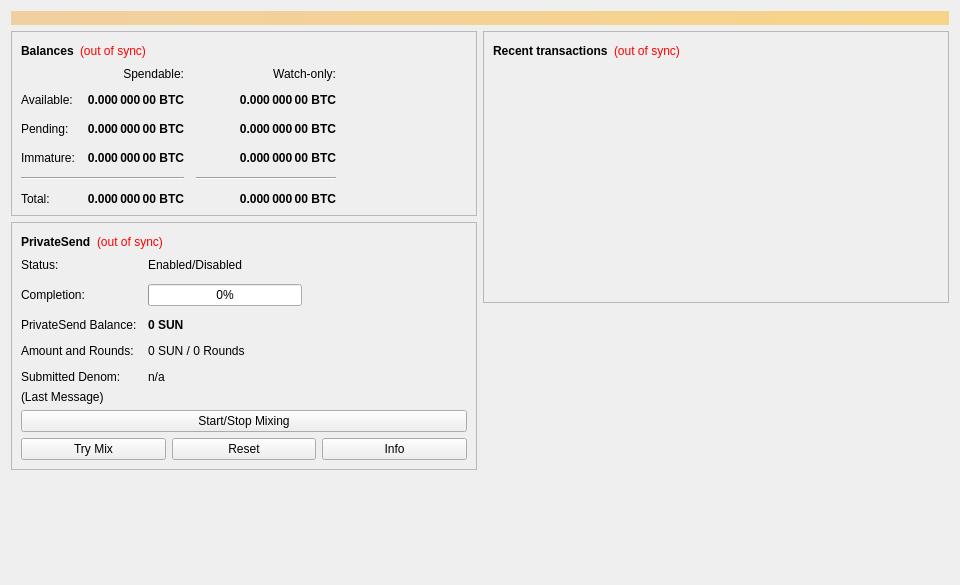
<?xml version="1.0" encoding="UTF-8"?>
<ui version="4.0">
 <class>OverviewPage</class>
 <widget class="QWidget" name="OverviewPage">
  <property name="geometry">
   <rect>
    <x>0</x>
    <y>0</y>
    <width>960</width>
    <height>585</height>
   </rect>
  </property>
  <property name="minimumSize">
   <size>
    <width>960</width>
    <height>0</height>
   </size>
  </property>
  <property name="windowTitle">
   <string>Form</string>
  </property>
  <layout class="QVBoxLayout" name="topLayout">
   <item>
    <widget class="QLabel" name="labelAlerts">
     <property name="visible">
      <bool>false</bool>
     </property>
     <property name="styleSheet">
      <string notr="true">QLabel { background-color: qlineargradient(x1: 0, y1: 0, x2: 1, y2: 0, stop:0 #F0D0A0, stop:1 #F8D488); color:#000000; }</string>
     </property>
     <property name="wordWrap">
      <bool>true</bool>
     </property>
     <property name="margin">
      <number>3</number>
     </property>
     <property name="textInteractionFlags">
      <set>Qt::TextSelectableByMouse</set>
     </property>
    </widget>
   </item>
   <item>
    <layout class="QHBoxLayout" name="horizontalLayout" stretch="1,1">
     <item>
      <layout class="QVBoxLayout" name="verticalLayout_2">
       <item>
        <widget class="QFrame" name="frame">
         <property name="frameShape">
          <enum>QFrame::StyledPanel</enum>
         </property>
         <property name="frameShadow">
          <enum>QFrame::Raised</enum>
         </property>
         <layout class="QVBoxLayout" name="verticalLayout_4">
          <item>
           <layout class="QHBoxLayout" name="horizontalLayout_4">
            <item>
             <widget class="QLabel" name="label_5">
              <property name="font">
               <font>
                <weight>75</weight>
                <bold>true</bold>
               </font>
              </property>
              <property name="text">
               <string>Balances</string>
              </property>
             </widget>
            </item>
            <item>
             <widget class="QLabel" name="labelWalletStatus">
              <property name="toolTip">
               <string>The displayed information may be out of date. Your wallet automatically synchronizes with the SunCoin network after a connection is established, but this process has not completed yet.</string>
              </property>
              <property name="styleSheet">
               <string notr="true">QLabel { color: red; }</string>
              </property>
              <property name="text">
               <string notr="true">(out of sync)</string>
              </property>
              <property name="alignment">
               <set>Qt::AlignLeading|Qt::AlignLeft|Qt::AlignVCenter</set>
              </property>
             </widget>
            </item>
            <item>
             <spacer name="horizontalSpacer_3">
              <property name="orientation">
               <enum>Qt::Horizontal</enum>
              </property>
              <property name="sizeHint" stdset="0">
               <size>
                <width>40</width>
                <height>20</height>
               </size>
              </property>
             </spacer>
            </item>
           </layout>
          </item>
          <item>
           <layout class="QGridLayout" name="gridLayout">
            <property name="spacing">
             <number>12</number>
            </property>
            <item row="2" column="2">
             <widget class="QLabel" name="labelWatchPending">
              <property name="font">
               <font>
                <weight>75</weight>
                <bold>true</bold>
               </font>
              </property>
              <property name="cursor">
               <cursorShape>IBeamCursor</cursorShape>
              </property>
              <property name="toolTip">
               <string>Unconfirmed transactions to watch-only addresses</string>
              </property>
              <property name="text">
               <string notr="true">0.000 000 00 BTC</string>
              </property>
              <property name="alignment">
               <set>Qt::AlignRight|Qt::AlignTrailing|Qt::AlignVCenter</set>
              </property>
              <property name="textInteractionFlags">
               <set>Qt::LinksAccessibleByMouse|Qt::TextSelectableByKeyboard|Qt::TextSelectableByMouse</set>
              </property>
             </widget>
            </item>
            <item row="2" column="1">
             <widget class="QLabel" name="labelUnconfirmed">
              <property name="font">
               <font>
                <weight>75</weight>
                <bold>true</bold>
               </font>
              </property>
              <property name="cursor">
               <cursorShape>IBeamCursor</cursorShape>
              </property>
              <property name="toolTip">
               <string>Total of transactions that have yet to be confirmed, and do not yet count toward the spendable balance</string>
              </property>
              <property name="text">
               <string notr="true">0.000 000 00 BTC</string>
              </property>
              <property name="alignment">
               <set>Qt::AlignRight|Qt::AlignTrailing|Qt::AlignVCenter</set>
              </property>
              <property name="textInteractionFlags">
               <set>Qt::LinksAccessibleByMouse|Qt::TextSelectableByKeyboard|Qt::TextSelectableByMouse</set>
              </property>
             </widget>
            </item>
            <item row="3" column="2">
             <widget class="QLabel" name="labelWatchImmature">
              <property name="font">
               <font>
                <weight>75</weight>
                <bold>true</bold>
               </font>
              </property>
              <property name="cursor">
               <cursorShape>IBeamCursor</cursorShape>
              </property>
              <property name="toolTip">
               <string>Mined balance in watch-only addresses that has not yet matured</string>
              </property>
              <property name="text">
               <string notr="true">0.000 000 00 BTC</string>
              </property>
              <property name="alignment">
               <set>Qt::AlignRight|Qt::AlignTrailing|Qt::AlignVCenter</set>
              </property>
              <property name="textInteractionFlags">
               <set>Qt::LinksAccessibleByMouse|Qt::TextSelectableByKeyboard|Qt::TextSelectableByMouse</set>
              </property>
             </widget>
            </item>
            <item row="4" column="0" colspan="2">
             <widget class="Line" name="lineSpendableBalance">
              <property name="orientation">
               <enum>Qt::Horizontal</enum>
              </property>
             </widget>
            </item>
            <item row="4" column="2">
             <widget class="Line" name="lineWatchBalance">
              <property name="sizePolicy">
               <sizepolicy hsizetype="Preferred" vsizetype="Fixed">
                <horstretch>0</horstretch>
                <verstretch>0</verstretch>
               </sizepolicy>
              </property>
              <property name="minimumSize">
               <size>
                <width>140</width>
                <height>0</height>
               </size>
              </property>
              <property name="orientation">
               <enum>Qt::Horizontal</enum>
              </property>
             </widget>
            </item>
            <item row="5" column="0">
             <widget class="QLabel" name="labelTotalText">
              <property name="text">
               <string>Total:</string>
              </property>
             </widget>
            </item>
            <item row="3" column="1">
             <widget class="QLabel" name="labelImmature">
              <property name="font">
               <font>
                <weight>75</weight>
                <bold>true</bold>
               </font>
              </property>
              <property name="cursor">
               <cursorShape>IBeamCursor</cursorShape>
              </property>
              <property name="toolTip">
               <string>Mined balance that has not yet matured</string>
              </property>
              <property name="text">
               <string notr="true">0.000 000 00 BTC</string>
              </property>
              <property name="alignment">
               <set>Qt::AlignRight|Qt::AlignTrailing|Qt::AlignVCenter</set>
              </property>
              <property name="textInteractionFlags">
               <set>Qt::LinksAccessibleByMouse|Qt::TextSelectableByKeyboard|Qt::TextSelectableByMouse</set>
              </property>
             </widget>
            </item>
            <item row="2" column="3">
             <spacer name="horizontalSpacer_2">
              <property name="orientation">
               <enum>Qt::Horizontal</enum>
              </property>
              <property name="sizeHint" stdset="0">
               <size>
                <width>40</width>
                <height>20</height>
               </size>
              </property>
             </spacer>
            </item>
            <item row="3" column="0">
             <widget class="QLabel" name="labelImmatureText">
              <property name="text">
               <string>Immature:</string>
              </property>
             </widget>
            </item>
            <item row="5" column="1">
             <widget class="QLabel" name="labelTotal">
              <property name="font">
               <font>
                <weight>75</weight>
                <bold>true</bold>
               </font>
              </property>
              <property name="cursor">
               <cursorShape>IBeamCursor</cursorShape>
              </property>
              <property name="toolTip">
               <string>Your current total balance</string>
              </property>
              <property name="text">
               <string notr="true">0.000 000 00 BTC</string>
              </property>
              <property name="alignment">
               <set>Qt::AlignRight|Qt::AlignTrailing|Qt::AlignVCenter</set>
              </property>
              <property name="textInteractionFlags">
               <set>Qt::LinksAccessibleByMouse|Qt::TextSelectableByKeyboard|Qt::TextSelectableByMouse</set>
              </property>
             </widget>
            </item>
            <item row="5" column="2">
             <widget class="QLabel" name="labelWatchTotal">
              <property name="font">
               <font>
                <weight>75</weight>
                <bold>true</bold>
               </font>
              </property>
              <property name="cursor">
               <cursorShape>IBeamCursor</cursorShape>
              </property>
              <property name="toolTip">
               <string>Current total balance in watch-only addresses</string>
              </property>
              <property name="text">
               <string notr="true">0.000 000 00 BTC</string>
              </property>
              <property name="alignment">
               <set>Qt::AlignRight|Qt::AlignTrailing|Qt::AlignVCenter</set>
              </property>
              <property name="textInteractionFlags">
               <set>Qt::LinksAccessibleByMouse|Qt::TextSelectableByKeyboard|Qt::TextSelectableByMouse</set>
              </property>
             </widget>
            </item>
            <item row="0" column="2">
             <widget class="QLabel" name="labelWatchonly">
              <property name="text">
               <string>Watch-only:</string>
              </property>
              <property name="alignment">
               <set>Qt::AlignRight|Qt::AlignTrailing|Qt::AlignVCenter</set>
              </property>
             </widget>
            </item>
            <item row="1" column="0">
             <widget class="QLabel" name="labelBalanceText">
              <property name="text">
               <string>Available:</string>
              </property>
             </widget>
            </item>
            <item row="1" column="1">
             <widget class="QLabel" name="labelBalance">
              <property name="font">
               <font>
                <weight>75</weight>
                <bold>true</bold>
               </font>
              </property>
              <property name="cursor">
               <cursorShape>IBeamCursor</cursorShape>
              </property>
              <property name="toolTip">
               <string>Your current spendable balance</string>
              </property>
              <property name="text">
               <string notr="true">0.000 000 00 BTC</string>
              </property>
              <property name="alignment">
               <set>Qt::AlignRight|Qt::AlignTrailing|Qt::AlignVCenter</set>
              </property>
              <property name="textInteractionFlags">
               <set>Qt::LinksAccessibleByMouse|Qt::TextSelectableByKeyboard|Qt::TextSelectableByMouse</set>
              </property>
             </widget>
            </item>
            <item row="1" column="2">
             <widget class="QLabel" name="labelWatchAvailable">
              <property name="font">
               <font>
                <weight>75</weight>
                <bold>true</bold>
               </font>
              </property>
              <property name="cursor">
               <cursorShape>IBeamCursor</cursorShape>
              </property>
              <property name="toolTip">
               <string>Your current balance in watch-only addresses</string>
              </property>
              <property name="text">
               <string notr="true">0.000 000 00 BTC</string>
              </property>
              <property name="alignment">
               <set>Qt::AlignRight|Qt::AlignTrailing|Qt::AlignVCenter</set>
              </property>
              <property name="textInteractionFlags">
               <set>Qt::LinksAccessibleByMouse|Qt::TextSelectableByKeyboard|Qt::TextSelectableByMouse</set>
              </property>
             </widget>
            </item>
            <item row="2" column="0">
             <widget class="QLabel" name="labelPendingText">
              <property name="text">
               <string>Pending:</string>
              </property>
             </widget>
            </item>
            <item row="0" column="1">
             <widget class="QLabel" name="labelSpendable">
              <property name="text">
               <string>Spendable:</string>
              </property>
              <property name="alignment">
               <set>Qt::AlignRight|Qt::AlignTrailing|Qt::AlignVCenter</set>
              </property>
             </widget>
            </item>
           </layout>
          </item>
         </layout>
        </widget>
       </item>
       <item>
        <widget class="QFrame" name="framePrivateSend">
         <property name="layoutDirection">
          <enum>Qt::LeftToRight</enum>
         </property>
         <property name="frameShape">
          <enum>QFrame::StyledPanel</enum>
         </property>
         <property name="frameShadow">
          <enum>QFrame::Raised</enum>
         </property>
         <layout class="QVBoxLayout" name="VerticalLayout_PS1">
          <item>
           <layout class="QHBoxLayout" name="horizontalLayout_5">
            <item>
             <widget class="QLabel" name="labelPrivateSendHeader">
              <property name="font">
               <font>
                <weight>75</weight>
                <bold>true</bold>
               </font>
              </property>
              <property name="text">
               <string>PrivateSend</string>
              </property>
             </widget>
            </item>
            <item>
             <widget class="QLabel" name="labelPrivateSendSyncStatus">
              <property name="toolTip">
               <string>The displayed information may be out of date. Your wallet automatically synchronizes with the SunCoin network after a connection is established, but this process has not completed yet.</string>
              </property>
              <property name="styleSheet">
               <string notr="true">QLabel { color: red; }</string>
              </property>
              <property name="text">
               <string notr="true">(out of sync)</string>
              </property>
              <property name="alignment">
               <set>Qt::AlignLeading|Qt::AlignLeft|Qt::AlignVCenter</set>
              </property>
             </widget>
            </item>
            <item>
             <spacer name="horizontalSpacer_4">
              <property name="orientation">
               <enum>Qt::Horizontal</enum>
              </property>
              <property name="sizeHint" stdset="0">
               <size>
                <width>40</width>
                <height>20</height>
               </size>
              </property>
             </spacer>
            </item>
           </layout>
          </item>
          <item>
           <layout class="QFormLayout" name="privateSendFormLayout">
            <property name="fieldGrowthPolicy">
             <enum>QFormLayout::AllNonFixedFieldsGrow</enum>
            </property>
            <property name="horizontalSpacing">
             <number>11</number>
            </property>
            <property name="verticalSpacing">
             <number>12</number>
            </property>
            <item row="0" column="0">
             <widget class="QLabel" name="labelPrivateSendEnabledText">
              <property name="text">
               <string>Status:</string>
              </property>
             </widget>
            </item>
            <item row="0" column="1">
             <widget class="QLabel" name="labelPrivateSendEnabled">
              <property name="text">
               <string>Enabled/Disabled</string>
              </property>
             </widget>
            </item>
            <item row="1" column="0">
             <widget class="QLabel" name="labelCompletitionText">
              <property name="text">
               <string>Completion:</string>
              </property>
             </widget>
            </item>
            <item row="1" column="1">
             <widget class="QProgressBar" name="privateSendProgress">
              <property name="maximumSize">
               <size>
                <width>154</width>
                <height>16777215</height>
               </size>
              </property>
              <property name="value">
               <number>0</number>
              </property>
             </widget>
            </item>
            <item row="2" column="0">
             <widget class="QLabel" name="labelAnonymizedText">
              <property name="text">
               <string>PrivateSend Balance:</string>
              </property>
             </widget>
            </item>
            <item row="2" column="1">
             <widget class="QLabel" name="labelAnonymized">
              <property name="font">
               <font>
                <weight>75</weight>
                <bold>true</bold>
               </font>
              </property>
              <property name="text">
               <string notr="true">0 SUN</string>
              </property>
             </widget>
            </item>
            <item row="3" column="0">
             <widget class="QLabel" name="labelAmountAndRoundsText">
              <property name="text">
               <string>Amount and Rounds:</string>
              </property>
             </widget>
            </item>
            <item row="3" column="1">
             <widget class="QLabel" name="labelAmountRounds">
              <property name="text">
               <string>0 SUN / 0 Rounds</string>
              </property>
             </widget>
            </item>
            <item row="4" column="0">
             <widget class="QLabel" name="labelSubmittedDenomText">
              <property name="text">
               <string>Submitted Denom:</string>
              </property>
             </widget>
            </item>
            <item row="4" column="1">
             <widget class="QLabel" name="labelSubmittedDenom">
              <property name="toolTip">
               <string>The denominations you submitted to the Masternode.&lt;br&gt;To mix, other users must submit the exact same denominations.</string>
              </property>
              <property name="text">
               <string>n/a</string>
              </property>
             </widget>
            </item>
           </layout>
          </item>
          <item>
           <layout class="QVBoxLayout" name="VerticalLayout_PS">
            <item>
             <widget class="QLabel" name="labelPrivateSendLastMessage">
              <property name="text">
               <string>(Last Message)</string>
              </property>
              <property name="alignment">
               <set>Qt::AlignLeading|Qt::AlignLeft|Qt::AlignTop</set>
              </property>
              <property name="wordWrap">
               <bool>true</bool>
              </property>
             </widget>
            </item>
            <item>
             <widget class="QPushButton" name="togglePrivateSend">
              <property name="sizePolicy">
               <sizepolicy hsizetype="MinimumExpanding" vsizetype="Fixed">
                <horstretch>0</horstretch>
                <verstretch>0</verstretch>
               </sizepolicy>
              </property>
              <property name="text">
               <string>Start/Stop Mixing</string>
              </property>
             </widget>
            </item>
            <item>
             <layout class="QHBoxLayout" name="horizontalLayout_debugbuttons">
              <item>
               <widget class="QPushButton" name="privateSendAuto">
                <property name="sizePolicy">
                 <sizepolicy hsizetype="MinimumExpanding" vsizetype="Fixed">
                  <horstretch>0</horstretch>
                  <verstretch>0</verstretch>
                 </sizepolicy>
                </property>
                <property name="toolTip">
                 <string>Try to manually submit a PrivateSend request.</string>
                </property>
                <property name="text">
                 <string>Try Mix</string>
                </property>
               </widget>
              </item>
              <item>
               <widget class="QPushButton" name="privateSendReset">
                <property name="sizePolicy">
                 <sizepolicy hsizetype="MinimumExpanding" vsizetype="Fixed">
                  <horstretch>0</horstretch>
                  <verstretch>0</verstretch>
                 </sizepolicy>
                </property>
                <property name="toolTip">
                 <string>Reset the current status of PrivateSend (can interrupt PrivateSend if it's in the process of Mixing, which can cost you money!)</string>
                </property>
                <property name="autoFillBackground">
                 <bool>false</bool>
                </property>
                <property name="text">
                 <string>Reset</string>
                </property>
               </widget>
              </item>
              <item>
               <widget class="QPushButton" name="privateSendInfo">
                <property name="sizePolicy">
                 <sizepolicy hsizetype="MinimumExpanding" vsizetype="Fixed">
                  <horstretch>0</horstretch>
                  <verstretch>0</verstretch>
                 </sizepolicy>
                </property>
                <property name="toolTip">
                 <string>Information about PrivateSend and Mixing</string>
                </property>
                <property name="text">
                 <string>Info</string>
                </property>
               </widget>
              </item>
             </layout>
            </item>
           </layout>
          </item>
         </layout>
        </widget>
       </item>
       <item>
        <spacer name="verticalSpacer">
         <property name="orientation">
          <enum>Qt::Vertical</enum>
         </property>
         <property name="sizeHint" stdset="0">
          <size>
           <width>20</width>
           <height>40</height>
          </size>
         </property>
        </spacer>
       </item>
      </layout>
     </item>
     <item>
      <layout class="QVBoxLayout" name="verticalLayout_3">
       <item>
        <widget class="QFrame" name="frame_2">
         <property name="frameShape">
          <enum>QFrame::StyledPanel</enum>
         </property>
         <property name="frameShadow">
          <enum>QFrame::Raised</enum>
         </property>
         <layout class="QVBoxLayout" name="verticalLayout">
          <item>
           <layout class="QHBoxLayout" name="horizontalLayout_2">
            <item>
             <widget class="QLabel" name="label_4">
              <property name="font">
               <font>
                <weight>75</weight>
                <bold>true</bold>
               </font>
              </property>
              <property name="text">
               <string>Recent transactions</string>
              </property>
             </widget>
            </item>
            <item>
             <widget class="QLabel" name="labelTransactionsStatus">
              <property name="toolTip">
               <string>The displayed information may be out of date. Your wallet automatically synchronizes with the SunCoin network after a connection is established, but this process has not completed yet.</string>
              </property>
              <property name="styleSheet">
               <string notr="true">QLabel { color: red; }</string>
              </property>
              <property name="text">
               <string notr="true">(out of sync)</string>
              </property>
              <property name="alignment">
               <set>Qt::AlignLeading|Qt::AlignLeft|Qt::AlignVCenter</set>
              </property>
             </widget>
            </item>
            <item>
             <spacer name="horizontalSpacer">
              <property name="orientation">
               <enum>Qt::Horizontal</enum>
              </property>
              <property name="sizeHint" stdset="0">
               <size>
                <width>40</width>
                <height>20</height>
               </size>
              </property>
             </spacer>
            </item>
           </layout>
          </item>
          <item>
           <widget class="QListView" name="listTransactions">
            <property name="styleSheet">
             <string notr="true">QListView { background: transparent; }</string>
            </property>
            <property name="frameShape">
             <enum>QFrame::NoFrame</enum>
            </property>
            <property name="verticalScrollBarPolicy">
             <enum>Qt::ScrollBarAlwaysOff</enum>
            </property>
            <property name="horizontalScrollBarPolicy">
             <enum>Qt::ScrollBarAlwaysOff</enum>
            </property>
            <property name="selectionMode">
             <enum>QAbstractItemView::NoSelection</enum>
            </property>
           </widget>
          </item>
         </layout>
        </widget>
       </item>
       <item>
        <spacer name="verticalSpacer_2">
         <property name="orientation">
          <enum>Qt::Vertical</enum>
         </property>
         <property name="sizeHint" stdset="0">
          <size>
           <width>20</width>
           <height>40</height>
          </size>
         </property>
        </spacer>
       </item>
      </layout>
     </item>
    </layout>
   </item>
  </layout>
 </widget>
 <resources/>
 <connections/>
</ui>
